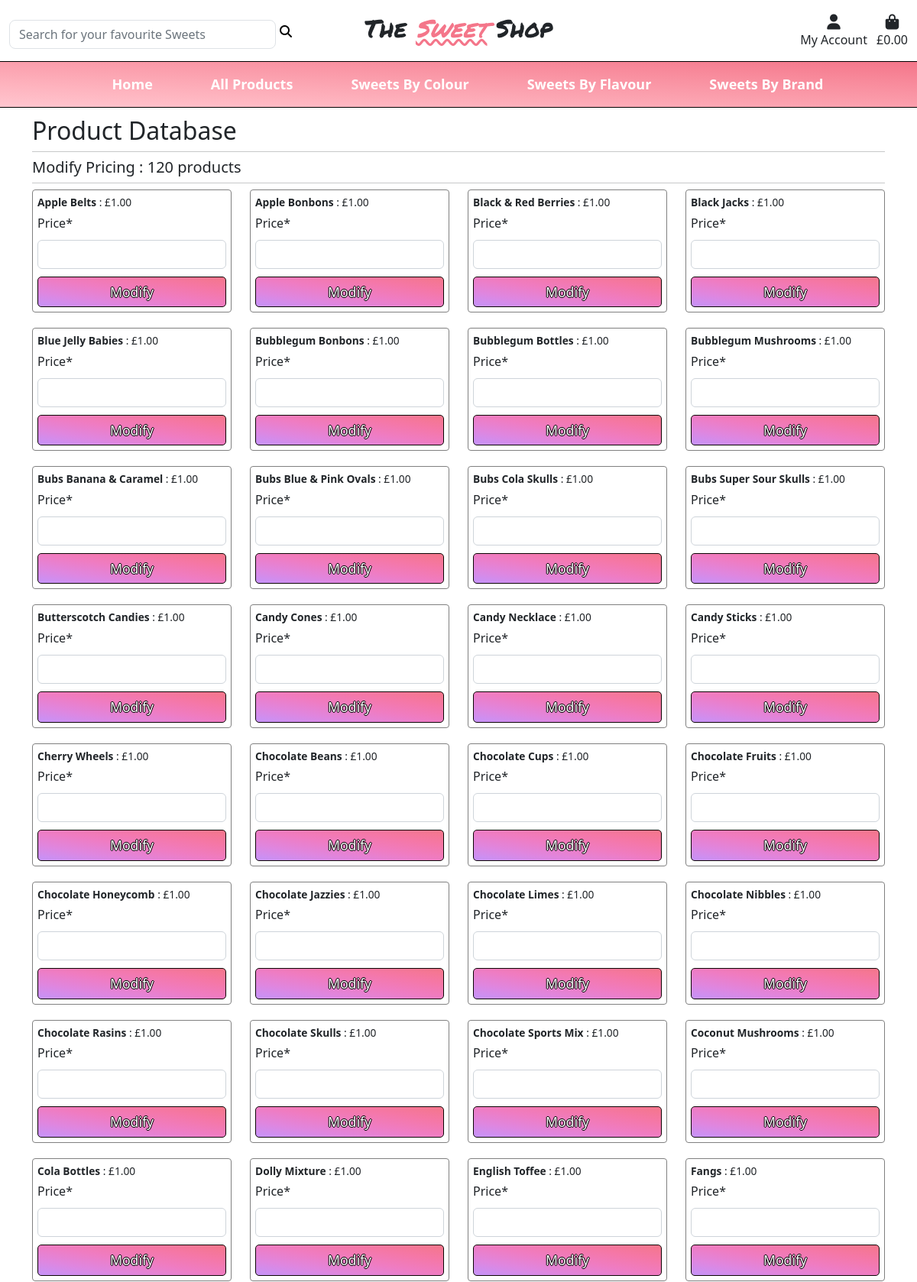
The page /products/modify_pricing/ (signed in, upper part) on the database its author committed.
### products/models.py (models this page shows, shortened)
class Product(models.Model):
    category = models.ForeignKey(
        'Category', null=True, blank=True, on_delete=models.SET_NULL)
    name = models.CharField(max_length=254)
    description = models.TextField(null=True, blank=True)
    price = models.DecimalField(max_digits=6, decimal_places=2)
    color = models.CharField(max_length=254, null=True, blank=True)
    flavour = models.CharField(max_length=254, null=True, blank=True)
    brand = models.CharField(max_length=254, null=True, blank=True)
    vegetarian = models.BooleanField()
    featured = models.BooleanField(default=False)
    rating = models.DecimalField(
        max_digits=6, decimal_places=2, null=True, blank=True)
    image = models.ImageField(null=True, blank=True)

### products/views.py (the view)
# urls.py: path('modify_pricing/', views.modify_pricing, name='modify_pricing'),
@login_required()
def modify_pricing(request):
    products = Product.objects.all()
    price = None
    manage_inventory = ManageInventoryForm()
    context = {
        'products': products,
        'manage_inventory': manage_inventory,
        'price': price
    }
    return render(request, 'products/modify_pricing.html', context)

### products/forms.py
class ManageInventoryForm(forms.ModelForm):
    class Meta:
        model = Product
        fields = ('price',)

### shopping_bag/contexts.py (called while the page is built, shortened)
def shopping_bag_contents(request):
    shopping_bag_items = []
    total = 0
    product_count = 0
    shopping_bag = request.session.get('shopping_bag', {})
    grand_total = total
    context = {
        'shopping_bag_items': shopping_bag_items,
        'total': total,
        'product_count': product_count,
        'grand_total': grand_total,
    }
    return context

### products/templates/products/modify_pricing.html (shortened to what this page needs)
{% extends "base.html" %}
{% load static %}
{% load crispy_forms_tags %}
{% block content %}
    <div class="container push-down">
        <div class="row">
            <div class="col">
                <h2 class="page-title">Product Database</h2>
                <hr>
                <h5>Modify Pricing : {{ products.count }} products</h5>
                <hr>
            </div>
        </div>
        <div class="row">
            {% for product in products %}
                <div class="col-6 col-lg-4 col-xl-3">
                    <form method="POST" action="{% url 'post_price' product.id %}" class="form" enctype="multipart/form-data">
                        <div class="pricing-form">
                            <p><strong>{{ product.name }}</strong> : £{{ product.price }}</p>
                            <p>{{ manage_inventory.price | as_crispy_field }}</p>
                            <input type="submit" class="modify-pricing full-width-action-button" value="Modify">
                        </div>
                    </form>
                </div>
            {% endfor %}
        </div>
    </div>
{% endblock %}

### static/css/base.css (style rules this page uses)
body { min-height: 100vh; display: flex; flex-direction: column; }
label { margin-top: 4px; }
hr { margin: 8px 0; }
p { margin-bottom: 0; }
.full-width-action-button { background-image: linear-gradient(to right top, #c593f9, #df86df, #ef7cc2, #f577a6, #f4768a); justify-content: center; width: 100%; padding: 6px; border-radius: 5px; border: none; color: black; margin: 10px auto; text-shadow: -1px 0 black, 0 1px black, 1px 0 black, 0 -1px black; color: white; font-size: 1.1rem; border: 1px solid #0C0404; }
.form-control { margin-top: 10px; }
.page-title { margin-top: 12px; }
.push-down { margin-top: 140px; }
.pricing-form { border: 1px solid gray; padding: 6px; margin-bottom: 20px; border-radius: 4px; }
.pricing-form > p { font-size: 0.86rem; }
.modify-pricing { margin: 10px 0 0 0; }

### rows shown on the page
Product: name "Apple Belts", price "1.00"
Product: name "Apple Bonbons", price "1.00"
Product: name "Black & Red Berries", price "1.00"
Product: name "Black Jacks", price "1.00"
Product: name "Blue Jelly Babies", price "1.00"
Product: name "Bubblegum Bonbons", price "1.00"
Product: name "Bubblegum Bottles", price "1.00"
Product: name "Bubblegum Mushrooms", price "1.00"
Product: name "Bubs Banana & Caramel", price "1.00"
Product: name "Bubs Blue & Pink Ovals", price "1.00"
Product: name "Bubs Cola Skulls", price "1.00"
Product: name "Bubs Super Sour Skulls", price "1.00"
Product: name "Butterscotch Candies", price "1.00"
Product: name "Candy Cones", price "1.00"
Product: name "Candy Necklace", price "1.00"
Product: name "Candy Sticks", price "1.00"
Product: name "Cherry Wheels", price "1.00"
Product: name "Chocolate Beans", price "1.00"
Product: name "Chocolate Cups", price "1.00"
Product: name "Chocolate Fruits", price "1.00"
Product: name "Chocolate Honeycomb", price "1.00"
Product: name "Chocolate Jazzies", price "1.00"
Product: name "Chocolate Limes", price "1.00"
Product: name "Chocolate Nibbles", price "1.00"
Product: name "Chocolate Rasins", price "1.00"
Product: name "Chocolate Skulls", price "1.00"
Product: name "Chocolate Sports Mix", price "1.00"
Product: name "Coconut Mushrooms", price "1.00"
Product: name "Cola Bottles", price "1.00"
Product: name "Dolly Mixture", price "1.00"
Product: name "English Toffee", price "1.00"
Product: name "Fangs", price "1.00"

### other values the page prints
{{ products.count }} "120"
